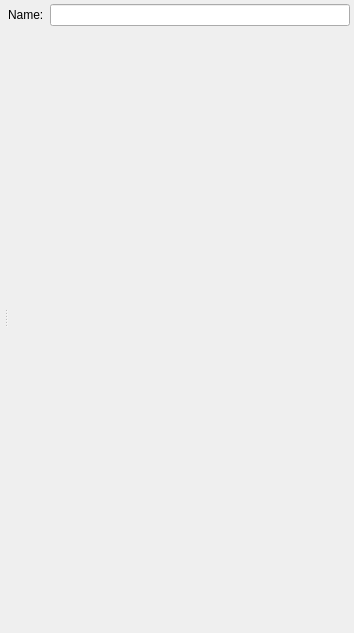
<?xml version="1.0" encoding="UTF-8"?>
<ui version="4.0">
 <class>Form</class>
 <widget class="QWidget" name="Form">
  <property name="geometry">
   <rect>
    <x>0</x>
    <y>0</y>
    <width>354</width>
    <height>633</height>
   </rect>
  </property>
  <property name="windowTitle">
   <string>Form</string>
  </property>
  <layout class="QVBoxLayout" name="verticalLayout_2">
   <property name="margin">
    <number>4</number>
   </property>
   <item>
    <widget class="QSplitter" name="splitter">
     <property name="orientation">
      <enum>Qt::Horizontal</enum>
     </property>
     <widget class="QWidget" name="layoutWidget">
      <layout class="QVBoxLayout" name="verticalLayout_3">
       <property name="margin">
        <number>0</number>
       </property>
       <item>
        <widget class="QWidget" name="myGeneralCanvas" native="true">
         <property name="sizePolicy">
          <sizepolicy hsizetype="MinimumExpanding" vsizetype="Fixed">
           <horstretch>0</horstretch>
           <verstretch>0</verstretch>
          </sizepolicy>
         </property>
         <property name="element_type" stdset="0">
          <string notr="true">general_canvas</string>
         </property>
        </widget>
       </item>
       <item>
        <widget class="QWidget" name="myDisplayCanvas" native="true">
         <property name="sizePolicy">
          <sizepolicy hsizetype="MinimumExpanding" vsizetype="MinimumExpanding">
           <horstretch>0</horstretch>
           <verstretch>0</verstretch>
          </sizepolicy>
         </property>
         <property name="minimumSize">
          <size>
           <width>0</width>
           <height>0</height>
          </size>
         </property>
         <property name="element_type" stdset="0">
          <string notr="true">display_widget_canvas</string>
         </property>
        </widget>
       </item>
      </layout>
     </widget>
     <widget class="QWidget" name="widget" native="true">
      <layout class="QVBoxLayout" name="verticalLayout">
       <property name="margin">
        <number>0</number>
       </property>
       <item>
        <layout class="QHBoxLayout" name="horizontalLayout">
         <item>
          <widget class="QLabel" name="short_name_label">
           <property name="text">
            <string>Name:</string>
           </property>
          </widget>
         </item>
         <item>
          <widget class="QLineEdit" name="short_name"/>
         </item>
        </layout>
       </item>
       <item>
        <spacer name="verticalSpacer">
         <property name="orientation">
          <enum>Qt::Vertical</enum>
         </property>
         <property name="sizeHint" stdset="0">
          <size>
           <width>20</width>
           <height>591</height>
          </size>
         </property>
        </spacer>
       </item>
      </layout>
     </widget>
    </widget>
   </item>
  </layout>
 </widget>
 <resources/>
 <connections/>
</ui>
